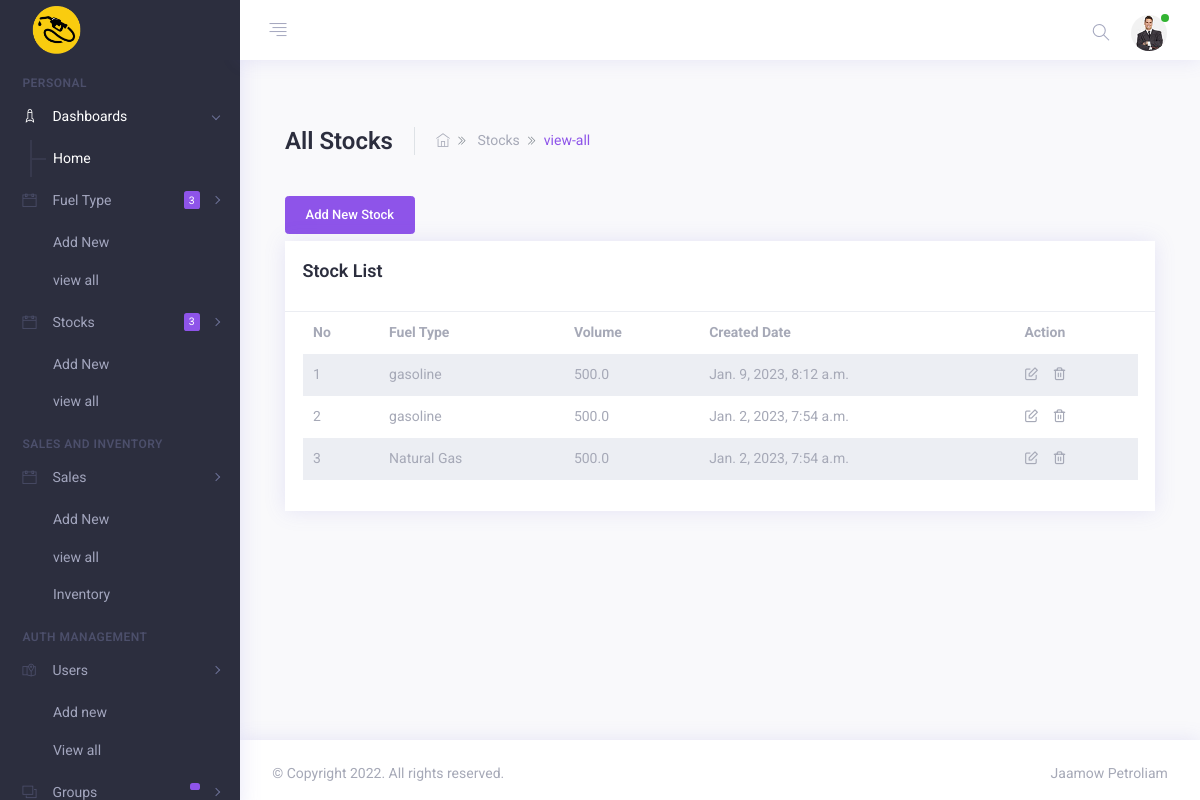
The page /stocks/ (signed in) on the database its author committed.
### base/models.py (models this page shows, shortened)
class Stock(models.Model):
    date = models.DateField(null=True, blank = True)
    fuel = models.ForeignKey(Fuel, on_delete=models.CASCADE)
    volume = models.FloatField(max_length=(15,2),default=0)
    user = models.CharField(max_length=100, blank=True)
    created = models.DateTimeField(auto_now=True)
    updated = models.DateTimeField(auto_now_add=True)
    class Meta:
        ordering = ['-updated','-created']
        verbose_name_plural = "Stock lists"

class Fuel(models.Model):
    name = models.CharField(max_length=100, unique=True)
    price = models.FloatField(max_length=(15,2), default=0)
    user = models.CharField(max_length=100, blank=True)
    status = models.CharField(max_length=2,choices=(('1','Active'),('0', 'Inactive')) , default = 1)
    delete_flag = models.IntegerField(default = 0)
    created = models.DateTimeField(default = timezone.now)
    updated = models.DateTimeField(auto_now=True)
    class Meta:
        ordering = ['-updated','-created']
        verbose_name_plural = "fuel type lists"
    def __str__(self):
        return self.name

### base/views.py (the view)
# urls.py: path('stocks/', views.stockView, name="stocks"),
@login_required(login_url='login')
@permission_required('base.view_stock', raise_exception=True)
def stockView(request):
    fuels = Fuel.objects.filter(delete_flag=0, status=1).all()
    stocks = Stock.objects.filter(fuel__id__in = fuels).all()
    context = {
        "stocks":stocks,
        "fuels":fuels,
        "page_name":"Stock List"
    }
    return render(request, 'base/stock_list.html', context)

### base/templates/base/stock_list.html (shortened to what this page needs)
{% extends 'base.html' %}
{% block content %}
<br>
    <div class="container justify-content-center">
        <div class="row">
            <div class="col-md-12 m-b-30">
                <div class="d-block d-lg-flex flex-nowrap align-items-center">
                    <div class="page-title mr-4 pr-4 border-right">
                        <h1>All Stocks</h1>
                    </div>
                    <div class="breadcrumb-bar align-items-center">
                        <nav>
                            <ol class="breadcrumb p-0 m-b-0">
                                <li class="breadcrumb-item">
                                    <a href="{% url 'home' %}"><i class="ti ti-home"></i></a>
                                </li>
                                <li class="breadcrumb-item">
                                    Stocks
                                </li>
                                <li class="breadcrumb-item active text-primary" aria-current="page">view-all</li>
                            </ol>
                        </nav>
                    </div>
                </div>
            </div>
        </div>
     <div>
        {% if perms.base.add_stock %}
        <a href="{% url 'new_stock' %}"><button class="btn btn-primary">Add New Stock</button></a>
     {% endif  %}
    </div>
        <div class="card mb-4 mt-2">
            <div class="card-header">
                <h4>{{page_name}}</h4>
            </div>
            <div class="card-body scrollbar scroll_dark pt-0" style="max-height: 350px;">
                <div class="datatable-wrapper table-responsive">
                    <table id="datatable" class="table table-borderless table-striped">
                        <thead>
                            <th>No</th>
                            <th>Fuel Type</th>
                            <th>Volume</th>
                            <th>Created Date</th>
                            <th>Action</th>
                        </thead>
                        <tbody>
                            <tr>
                                {% for stock in stocks %}
                                <td>{{forloop.counter}}</td>
                                <td>{{stock.fuel}}</td>
                                <td>{{stock.volume}}</td>
                                <td>{{stock.created}}</td>
                                <td>
                                    <a class="mr-3" href="{% url 'update_stock' stock.id %}"><i class="fe fe-edit"></i></a><a href="{% url 'delete_stock' stock.id %}" onclick="return confirm('Are you sure you want to delete this item?');"><i class="fe fe-trash-2"></i></a>
                                </td>
                            </tr>
                            {% endfor %}
                        </tbody>
                    </table>
                </div>
            </div>
        </div>
    </div>
{% endblock %}

### rows shown on the page
Stock: fuel "gasoline", volume "500.0", created "Jan. 9, 2023, 8:12 a.m."
Stock: fuel "gasoline", volume "500.0", created "Jan. 2, 2023, 7:54 a.m."
Stock: fuel "Natural Gas", volume "500.0", created "Jan. 2, 2023, 7:54 a.m."

### other values the page prints
{{ fuels.count }} "3"
{{ stocks.count }} "3"
{{ page_name }} "Stock List"
